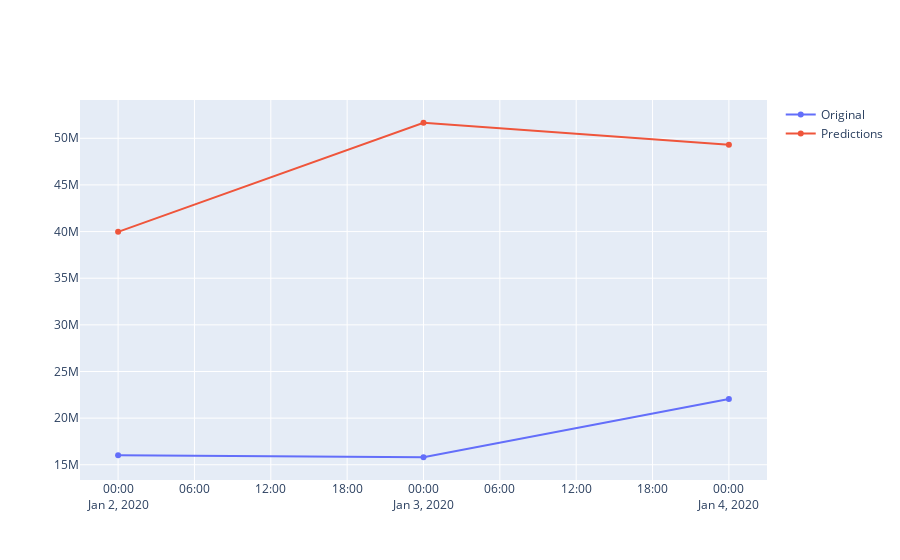
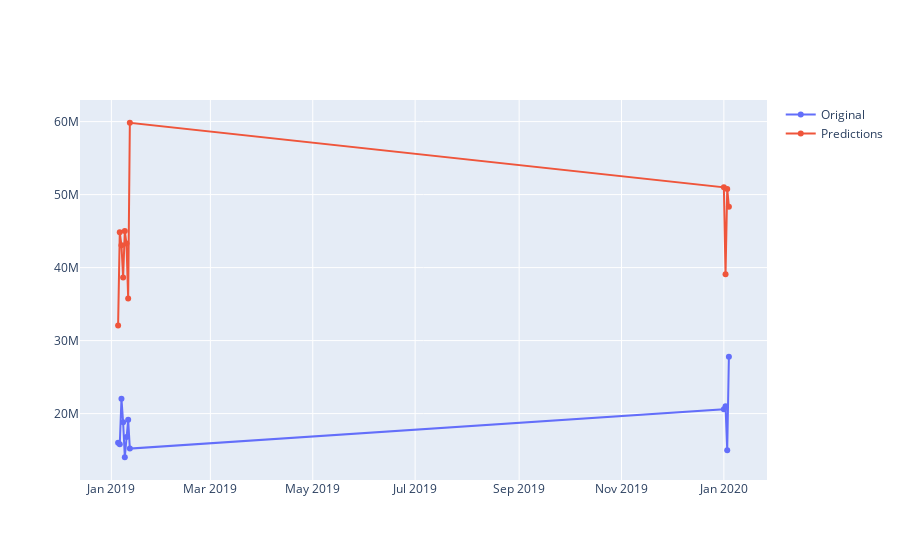

These figures' notebook cell, in order:
### Markdown cell above
Задание 
---
Используя предыдущие приемы, а так же добавив еще признаки из датасета, так же построить прогноз на 3 месяца и на год вперед

### Code cell
features = ['mnth','year','mnth_avg', 'Sales_quantity', 'Average_cost']

metrics_result_table = pd.DataFrame(columns=['Модель', 
                                             'Комментарий',
                                             'R2_score', 
                                             'MAE'])

# прогнозируем на 3 месяца
r_2 = []
mae = []
tscv = TimeSeriesSplit(n_splits=5, test_size=3) 
for train_index, test_index in tscv.split(df1):
        train, test = df1.iloc[train_index], df1.iloc[test_index] 
     
        mod_linearRegr.fit(train[features], train['Revenue'])
        predictions = mod_linearRegr.predict(test[features])

        mae.append(mean_absolute_error(test['Revenue'], predictions))
        r_2.append(r2_score(test['Revenue'], predictions))
        

iplot(Figure(data=[Scatter(x = test.index,
                           y = df1['Revenue'],
                           name = 'Original'),
                   Scatter(x=test.index,
                           y = predictions,
                           name = 'Predictions')]))  
        
metrics_result_table.loc[len(metrics_result_table.index)] = ['linearRegr', '3 месяца', np.mean(r_2), np.mean(mae)] 


# прогнозируем на 12 месяцев
r_2 = []
mae = []
tscv = TimeSeriesSplit(n_splits=5, test_size=12) 
for train_index, test_index in tscv.split(df1):
        train, test = df1.iloc[train_index], df1.iloc[test_index] 
     
        mod_linearRegr.fit(train[features], train['Revenue'])
        predictions = mod_linearRegr.predict(test[features])

        mae.append(mean_absolute_error(test['Revenue'], predictions))
        r_2.append(r2_score(test['Revenue'], predictions))
        

iplot(Figure(data=[Scatter(x = test.index,
                           y = df1['Revenue'],
                           name = 'Original'),
                   Scatter(x=test.index,
                           y = predictions,
                           name = 'Predictions')]))  
        
metrics_result_table.loc[len(metrics_result_table.index)] = ['linearRegr', '12 месяцев', np.mean(r_2), np.mean(mae)] 


metrics_result_table

### Figure 1 — Plotly figure (JSON) as saved in the notebook; plotly's stock layout.template omitted (floating-point values rounded to 4 significant figures)
{"data": [{"name": "Original", "type": "scatter", "x": ["2020-01-02T00:00:00", "2020-01-03T00:00:00", "2020-01-04T00:00:00"], "y": [16010000.0, 15810000.0, 22050000.0, 18810000.0, 14020000.0, 16780000.0, 19160000.0, 15200000.0, 20600000.0, 20990000.0, 14990000.0, 27790000.0, 28600000.0, 22370000.0, 29740000.0, 28350000.0, 15260000.0, 24390000.0, 29490000.0, 15270000.0, 36140000.0, 27920000.0, 21270000.0, 42010000.0, 36010000.0, 30400000.0, 47680000.0, 27010000.0, 24950000.0, 31100000.0, 33850000.0, 16450000.0, 31650000.0, 31570000.0, 22450000.0, 44970000.0, 44070000.0, 36020000.0, 47000000.0, 35540000.0, 29700000.0, 33260000.0, 35830000.0, 23270000.0, 35420000.0, 39830000.0, 33000000.0, 47220000.0, 36460000.0, 36550000.0, 54200000.0, 32740000.0, 32530000.0, 47710000.0, 45990000.0, 36930000.0, 48530000.0, 44160000.0, 36370000.0, 58760000.0, 56290000.0, 40230000.0, 50020000.0, 52320000.0]}, {"name": "Predictions", "type": "scatter", "x": ["2020-01-02T00:00:00", "2020-01-03T00:00:00", "2020-01-04T00:00:00"], "y": [39971307, 51666234, 49300000.0]}], "layout": {}}

### Figure 2 — Plotly figure (JSON) as saved in the notebook; plotly's stock layout.template omitted (floating-point values rounded to 4 significant figures)
{"data": [{"name": "Original", "type": "scatter", "x": ["2019-01-05T00:00:00", "2019-01-06T00:00:00", "2019-01-07T00:00:00", "2019-01-08T00:00:00", "2019-01-09T00:00:00", "2019-01-10T00:00:00", "2019-01-11T00:00:00", "2019-01-12T00:00:00", "2020-01-01T00:00:00", "2020-01-02T00:00:00", "2020-01-03T00:00:00", "2020-01-04T00:00:00"], "y": [16010000.0, 15810000.0, 22050000.0, 18810000.0, 14020000.0, 16780000.0, 19160000.0, 15200000.0, 20600000.0, 20990000.0, 14990000.0, 27790000.0, 28600000.0, 22370000.0, 29740000.0, 28350000.0, 15260000.0, 24390000.0, 29490000.0, 15270000.0, 36140000.0, 27920000.0, 21270000.0, 42010000.0, 36010000.0, 30400000.0, 47680000.0, 27010000.0, 24950000.0, 31100000.0, 33850000.0, 16450000.0, 31650000.0, 31570000.0, 22450000.0, 44970000.0, 44070000.0, 36020000.0, 47000000.0, 35540000.0, 29700000.0, 33260000.0, 35830000.0, 23270000.0, 35420000.0, 39830000.0, 33000000.0, 47220000.0, 36460000.0, 36550000.0, 54200000.0, 32740000.0, 32530000.0, 47710000.0, 45990000.0, 36930000.0, 48530000.0, 44160000.0, 36370000.0, 58760000.0, 56290000.0, 40230000.0, 50020000.0, 52320000.0]}, {"name": "Predictions", "type": "scatter", "x": ["2019-01-05T00:00:00", "2019-01-06T00:00:00", "2019-01-07T00:00:00", "2019-01-08T00:00:00", "2019-01-09T00:00:00", "2019-01-10T00:00:00", "2019-01-11T00:00:00", "2019-01-12T00:00:00", "2020-01-01T00:00:00", "2020-01-02T00:00:00", "2020-01-03T00:00:00", "2020-01-04T00:00:00"], "y": [32050000.0, 44837417, 43050000.0, 38649257, 45010000.0, 43300000.0, 35770000.0, 59840000.0, 51000000.0, 39090000.0, 50780000.0, 48340000.0]}], "layout": {}}
